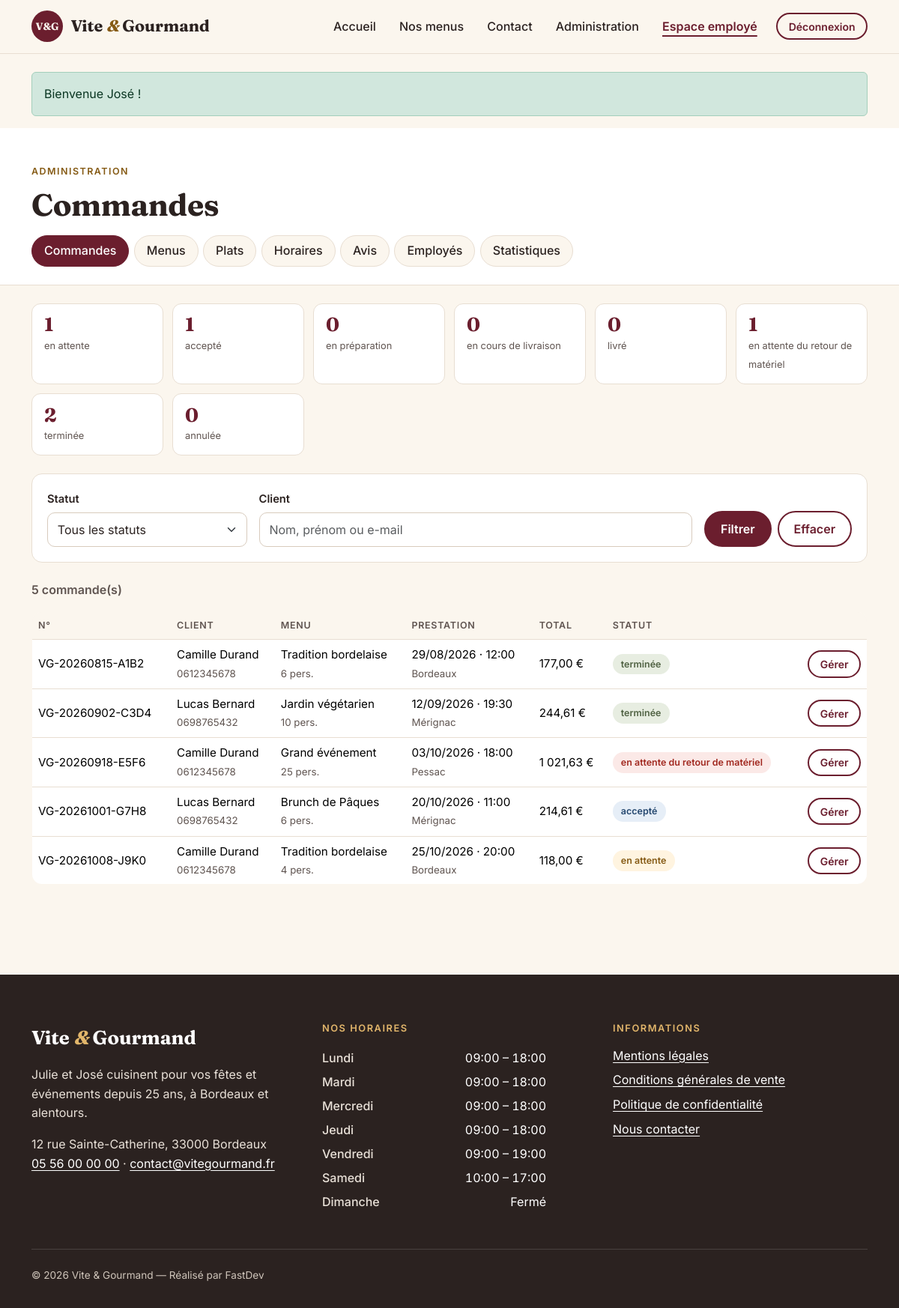
The page /gestion (signed in) on the database its author committed.
### tables this page shows
CREATE TABLE commande (
    numero_commande      VARCHAR(50)   NOT NULL,       
    utilisateur_id       INT           NOT NULL,
    menu_id              INT           NOT NULL,
    date_commande        DATETIME      NOT NULL DEFAULT CURRENT_TIMESTAMP,
    date_prestation      DATE          NOT NULL,
    heure_livraison      VARCHAR(50)   NOT NULL,
    adresse_prestation   VARCHAR(255)  NOT NULL,
    ville_prestation     VARCHAR(100)  NOT NULL,
    distance_km          DECIMAL(6,1)  NOT NULL DEFAULT 0,
    nombre_personne      INT           NOT NULL,
    prix_menu            DECIMAL(10,2) NOT NULL,       
    reduction            DECIMAL(10,2) NOT NULL DEFAULT 0,
    prix_livraison       DECIMAL(10,2) NOT NULL DEFAULT 0,
    statut               VARCHAR(50)   NOT NULL DEFAULT 'en attente',
    pret_materiel        TINYINT(1)    NOT NULL DEFAULT 0,
    restitution_materiel TINYINT(1)    NOT NULL DEFAULT 0,
    motif_annulation     VARCHAR(255)  NULL,
    mode_contact         VARCHAR(20)   NULL,           
    PRIMARY KEY (numero_commande),
    INDEX idx_commande_statut (statut),
    INDEX idx_commande_user (utilisateur_id),
    CONSTRAINT fk_commande_user FOREIGN KEY (utilisateur_id) REFERENCES utilisateur(utilisateur_id),
    CONSTRAINT fk_commande_menu FOREIGN KEY (menu_id) REFERENCES menu(menu_id),
    CONSTRAINT chk_commande_nb CHECK (nombre_personne > 0)
);

CREATE TABLE utilisateur (
    utilisateur_id  INT          NOT NULL AUTO_INCREMENT,
    email           VARCHAR(180) NOT NULL UNIQUE,
    password        VARCHAR(255) NOT NULL,             
    nom             VARCHAR(50)  NOT NULL DEFAULT '',
    prenom          VARCHAR(50)  NOT NULL DEFAULT '',
    telephone       VARCHAR(50)  NOT NULL DEFAULT '',
    ville           VARCHAR(50)  NOT NULL DEFAULT '',
    pays            VARCHAR(50)  NOT NULL DEFAULT 'France',
    adresse_postale VARCHAR(255) NOT NULL DEFAULT '',
    actif           TINYINT(1)   NOT NULL DEFAULT 1,   
    role_id         INT          NOT NULL,
    date_creation   DATETIME     NOT NULL DEFAULT CURRENT_TIMESTAMP,
    PRIMARY KEY (utilisateur_id),
    CONSTRAINT fk_utilisateur_role FOREIGN KEY (role_id) REFERENCES role(role_id)
);

CREATE TABLE menu (
    menu_id                  INT           NOT NULL AUTO_INCREMENT,
    titre                    VARCHAR(100)  NOT NULL,
    nombre_personne_minimum  INT           NOT NULL,
    prix_par_personne        DECIMAL(8,2)  NOT NULL,
    description              TEXT          NOT NULL,
    conditions               TEXT          NOT NULL,
    quantite_restante        INT           NOT NULL DEFAULT 0,
    regime_id                INT           NOT NULL,
    theme_id                 INT           NOT NULL,
    actif                    TINYINT(1)    NOT NULL DEFAULT 1,
    PRIMARY KEY (menu_id),
    CONSTRAINT fk_menu_regime FOREIGN KEY (regime_id) REFERENCES regime(regime_id),
    CONSTRAINT fk_menu_theme  FOREIGN KEY (theme_id)  REFERENCES theme(theme_id),
    CONSTRAINT chk_menu_min   CHECK (nombre_personne_minimum > 0),
    CONSTRAINT chk_menu_prix  CHECK (prix_par_personne >= 0),
    CONSTRAINT chk_menu_stock CHECK (quantite_restante >= 0)
);

CREATE TABLE horaire (
    horaire_id      INT         NOT NULL AUTO_INCREMENT,
    jour            VARCHAR(50) NOT NULL,
    ordre           TINYINT     NOT NULL DEFAULT 0,    
    heure_ouverture VARCHAR(50) NULL,                  
    heure_fermeture VARCHAR(50) NULL,
    PRIMARY KEY (horaire_id)
);

### templates/pages/staff/orders.php (the view, shortened to what the rows shown need)
<section class="section pt-4">
    <div class="container">
        <div class="table-responsive">
            <table class="table table-brand align-middle">
                <thead><tr><th scope="col">N°</th><th scope="col">Client</th><th scope="col">Menu</th><th scope="col">Prestation</th><th scope="col">Total</th><th scope="col">Statut</th><th scope="col"><span class="visually-hidden">Actions</span></th></tr></thead>
                <tbody>
                <?php foreach ($commandes as $c): ?>
                    <tr>
                        <td><?= e($c['numero_commande']) ?></td>
                        <td><?= e($c['prenom'] . ' ' . $c['nom']) ?><br><small><?= e($c['telephone']) ?></small></td>
                        <td><?= e($c['menu_titre']) ?><br><small><?= (int) $c['nombre_personne'] ?> pers.</small></td>
                        <td><?= date_fr($c['date_prestation']) ?> · <?= e($c['heure_livraison']) ?><br><small><?= e($c['ville_prestation']) ?></small></td>
                        <td><?= euros($c['total']) ?></td>
                        <td><span class="status <?= OrderStatus::badge($c['statut']) ?>"><?= e($c['statut']) ?></span></td>
                        <td class="text-end"><a class="btn btn-sm btn-outline-brand" href="<?= url('/gestion/commande', ['numero' => $c['numero_commande']]) ?>">Gérer</a></td>
                    </tr>
                <?php endforeach; ?>
                </tbody>
            </table>
        </div>
    </div>
</section>

### templates/layout.php (shortened to what the rows shown need)
<?php
try {
    $horaires = (new RefRepository())->horaires();
} catch (\Throwable) {
    $horaires = [];
}
?><!doctype html>
<html lang="fr">
<head>
    <link href="<?= asset('assets/css/fonts.css') ?>" rel="stylesheet">
    <link href="<?= asset('assets/vendor/bootstrap/bootstrap.min.css') ?>" rel="stylesheet">
    <link href="<?= asset('assets/css/style.css') ?>" rel="stylesheet">
</head>
<body>
<main id="contenu" tabindex="-1">
    <?php require $__template; ?>
</main>
<footer class="site-footer">
    <div class="container">
        <div class="row g-4 g-lg-5">
            <div class="col-sm-6 col-lg-4">
                <h2 class="footer-title">Nos horaires</h2>
                <table class="hours">
                    <tbody>
                    <?php foreach ($horaires as $h): ?>
                        <tr>
                            <th scope="row"><?= e($h['jour']) ?></th>
                            <td><?= $h['heure_ouverture'] ? e($h['heure_ouverture']) . ' – ' . e($h['heure_fermeture']) : 'Fermé' ?></td>
                        </tr>
                    <?php endforeach; ?>
                    </tbody>
                </table>
            </div>
            <div class="col-sm-6 col-lg-4">
                <h2 class="footer-title">Informations</h2>
            </div>
        </div>
    </div>
</footer>
</body>
</html>

### rows shown on the page
commande: numero_commande "VG-20260815-A1B2", utilisateur.nom "Camille Durand", utilisateur.telephone "0612345678", menu.titre "Tradition bordelaise", nombre_personne "6", date_prestation "29/08/2026", heure_livraison "12:00", ville_prestation "Bordeaux", total "177,00 €", statut "terminée"
commande: numero_commande "VG-20260902-C3D4", utilisateur.nom "Lucas Bernard", utilisateur.telephone "0698765432", menu.titre "Jardin végétarien", nombre_personne "10", date_prestation "12/09/2026", heure_livraison "19:30", ville_prestation "Mérignac", total "244,61 €", statut "terminée"
commande: numero_commande "VG-20260918-E5F6", utilisateur.nom "Camille Durand", utilisateur.telephone "0612345678", menu.titre "Grand événement", nombre_personne "25", date_prestation "03/10/2026", heure_livraison "18:00", ville_prestation "Pessac", total "1 021,63 €", statut "en attente du retour de matériel"
commande: numero_commande "VG-20261001-G7H8", utilisateur.nom "Lucas Bernard", utilisateur.telephone "0698765432", menu.titre "Brunch de Pâques", nombre_personne "6", date_prestation "20/10/2026", heure_livraison "11:00", ville_prestation "Mérignac", total "214,61 €", statut "accepté"
commande: numero_commande "VG-20261008-J9K0", utilisateur.nom "Camille Durand", utilisateur.telephone "0612345678", menu.titre "Tradition bordelaise", nombre_personne "4", date_prestation "25/10/2026", heure_livraison "20:00", ville_prestation "Bordeaux", total "118,00 €", statut "en attente"
horaire: jour "Lundi", heure_ouverture "09:00", heure_fermeture "18:00"
horaire: jour "Mardi", heure_ouverture "09:00", heure_fermeture "18:00"
horaire: jour "Mercredi", heure_ouverture "09:00", heure_fermeture "18:00"
horaire: jour "Jeudi", heure_ouverture "09:00", heure_fermeture "18:00"
horaire: jour "Vendredi", heure_ouverture "09:00", heure_fermeture "19:00"
horaire: jour "Samedi", heure_ouverture "10:00", heure_fermeture "17:00"
horaire: jour "Dimanche", shows "Fermé"

### other values the page prints
$f['message'] "Bienvenue José !"
$heading "Commandes"
$label "Commandes"
$label "Menus"
$label "Plats"
$label "Horaires"
$label "Avis"
$label "Employés"
$label "Statistiques"
$counts[$s] "1"
$s "en attente"
$s "accepté"
$counts[$s] "0"
$s "en préparation"
$s "en cours de livraison"
